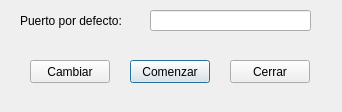
<?xml version="1.0" encoding="UTF-8"?>
<ui version="4.0">
 <class>CapturaRed</class>
 <widget class="QDialog" name="CapturaRed">
  <property name="geometry">
   <rect>
    <x>0</x>
    <y>0</y>
    <width>342</width>
    <height>112</height>
   </rect>
  </property>
  <property name="minimumSize">
   <size>
    <width>342</width>
    <height>112</height>
   </size>
  </property>
  <property name="maximumSize">
   <size>
    <width>342</width>
    <height>112</height>
   </size>
  </property>
  <property name="windowTitle">
   <string>Captura de red Servidor</string>
  </property>
  <widget class="QLabel" name="label">
   <property name="geometry">
    <rect>
     <x>20</x>
     <y>0</y>
     <width>121</width>
     <height>41</height>
    </rect>
   </property>
   <property name="text">
    <string>Puerto por defecto:</string>
   </property>
  </widget>
  <widget class="QLineEdit" name="lineEdit">
   <property name="geometry">
    <rect>
     <x>150</x>
     <y>10</y>
     <width>161</width>
     <height>21</height>
    </rect>
   </property>
  </widget>
  <widget class="QPushButton" name="pushComenzar">
   <property name="geometry">
    <rect>
     <x>130</x>
     <y>60</y>
     <width>80</width>
     <height>23</height>
    </rect>
   </property>
   <property name="text">
    <string>Comenzar</string>
   </property>
  </widget>
  <widget class="QPushButton" name="pushCambiar">
   <property name="geometry">
    <rect>
     <x>30</x>
     <y>60</y>
     <width>80</width>
     <height>23</height>
    </rect>
   </property>
   <property name="text">
    <string>Cambiar</string>
   </property>
  </widget>
  <widget class="QPushButton" name="pushCerrar">
   <property name="geometry">
    <rect>
     <x>230</x>
     <y>60</y>
     <width>80</width>
     <height>23</height>
    </rect>
   </property>
   <property name="text">
    <string>Cerrar</string>
   </property>
  </widget>
 </widget>
 <resources/>
 <connections>
  <connection>
   <sender>pushCerrar</sender>
   <signal>clicked()</signal>
   <receiver>CapturaRed</receiver>
   <slot>close()</slot>
   <hints>
    <hint type="sourcelabel">
     <x>269</x>
     <y>71</y>
    </hint>
    <hint type="destinationlabel">
     <x>170</x>
     <y>55</y>
    </hint>
   </hints>
  </connection>
 </connections>
</ui>
